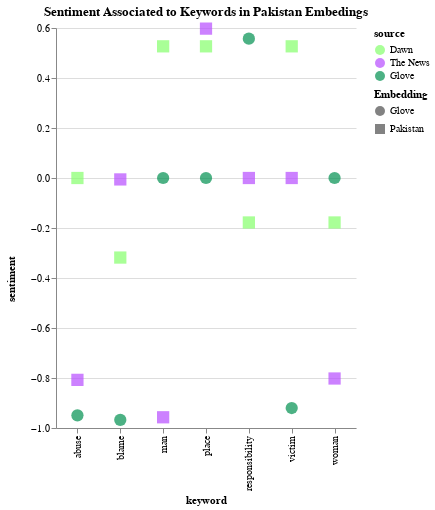

Write notebook code for a chart like this one.
### Code cell
palette = ["#85FF6C", "#B74CFF", "#009050"]

main_fig = alt.Chart(results_df[results_df.Embedding.isin(["Pakistan", "Glove"])]
                     ,title=alt.TitleParams("Sentiment Associated to Keywords in Pakistan Embedings"),
          height=400, width=300).mark_point(filled=True, size=150).encode(
    x=alt.X('keyword:N'),
    y=alt.Y('sentiment:Q'),
    shape=alt.Shape(
        'Embedding:N'),
    color=alt.Color(
        'source:N', 
        scale = alt.Scale(domain=["Dawn", "The News", "Glove"],
                                                   range=palette)))


main_fig.properties().configure_facet(
    spacing=1
).configure_view(
    stroke=None
).configure_axisY(
    titleAngle=-90, titleY = 250, titleX = -40
)

### Figure 1 — Vega-Lite specification as saved in the notebook (floating-point values rounded to 4 significant figures)
{"config": {"view": {"continuousWidth": 400, "continuousHeight": 300, "stroke": null}, "axisY": {"titleAngle": -90, "titleX": -40, "titleY": 250}, "facet": {"spacing": 1}}, "data": {"name": "data-3a2b5beb858b2e330450436e59e0207d"}, "mark": {"type": "point", "filled": true, "size": 150}, "encoding": {"color": {"type": "nominal", "field": "source", "scale": {"domain": ["Dawn", "The News", "Glove"], "range": ["#85FF6C", "#B74CFF", "#009050"]}}, "shape": {"type": "nominal", "field": "Embedding"}, "x": {"type": "nominal", "field": "keyword"}, "y": {"type": "quantitative", "field": "sentiment"}}, "height": 400, "title": {"text": "Sentiment Associated to Keywords in Pakistan Embedings"}, "width": 300, "$schema": "https://vega.github.io/schema/vega-lite/v4.8.1.json", "datasets": {"data-3a2b5beb858b2e330450436e59e0207d": [{"keyword": "man", "closest": "['minor', 'murder', 'kidnap', 'girl', 'mother', 'teenage', 'robber', 'kill', 'september', 'assault']", "sentiment": -0.9571, "source": "The News", "Embedding": "Pakistan"}, {"keyword": "woman", "closest": "['child', 'domestic', 'subject', 'sexual', 'harassment', 'rise', 'assault', 'cent', 'month', 'prevent']", "sentiment": -0.802, "source": "The News", "Embedding": "Pakistan"}, {"keyword": "abuse", "closest": "['sexual', 'child', 'woman', 'domestic', 'year', 'assault', 'subject', 'harassment', 'cent', 'report']", "sentiment": -0.8074, "source": "The News", "Embedding": "Pakistan"}, {"keyword": "place", "closest": "['hour', 'suggest', 'week', 'carry', 'follow', 'learn', 'away', 'get', 'despite', 'rapist']", "sentiment": 0.5975, "source": "The News", "Embedding": "Pakistan"}, {"keyword": "victim", "closest": "['file', 'involve', 'accord', 'night', 'claim', 'tuesday', 'culprit', 'month', 'confess', 'allege']", "sentiment": 0.0, "source": "The News", "Embedding": "Pakistan"}, {"keyword": "blame", "closest": "['follow', 'authority', 'anti', 'bring', 'culture', 'share', 'despite', 'come', 'want', 'job']", "sentiment": -0.0057, "source": "The News", "Embedding": "Pakistan"}, {"keyword": "responsibility", "closest": "['give', 'offer', 'home', 'president', 'director', 'senator', 'matt', 'new', 'use', 'meet']", "sentiment": 0.0, "source": "The News", "Embedding": "Pakistan"}, {"keyword": "man", "closest": "['woman', 'justice', 'say', 'work', 'police', 'take', 'case', 'law', 'state', 'family']", "sentiment": 0.5267, "source": "Dawn", "Embedding": "Pakistan"}, {"keyword": "woman", "closest": "['say', 'violence', 'ali', 'police', 'justice', 'law', 'state', 'take', 'country', 'court']", "sentiment": -0.1779, "source": "Dawn", "Embedding": "Pakistan"}, {"keyword": "abuse", "closest": "['child', 'sexual', 'say', 'state', 'case', 'country', 'police', 'woman', 'work', 'court']", "sentiment": 0.0, "source": "Dawn", "Embedding": "Pakistan"}, {"keyword": "place", "closest": "['justice', 'law', 'say', 'government', 'take', 'country', 'officer', 'case', 'right', 'police']", "sentiment": 0.5267, "source": "Dawn", "Embedding": "Pakistan"}, {"keyword": "victim", "closest": "['police', 'say', 'law', 'state', 'report', 'woman', 'people', 'justice', 'pakistan', 'country']", "sentiment": 0.5267, "source": "Dawn", "Embedding": "Pakistan"}, {"keyword": "blame", "closest": "['adviser', 'anti', 'hour', 'behaviour', 'keep', 'drug', 'bring', 'soon', 'public', 'culture']", "sentiment": -0.3182, "source": "Dawn", "Embedding": "Pakistan"}, {"keyword": "responsibility", "closest": "['complainant', 'court', 'woman', 'minister', 'allege', 'law', 'high', 'take', 'girl', 'ali']", "sentiment": -0.1779, "source": "Dawn", "Embedding": "Pakistan"}, {"keyword": "man", "closest": "['woman', 'boy', 'one', 'person', 'another', 'old', 'life', 'father', 'turned', 'who']", "sentiment": 0.0, "source": "Glove", "Embedding": "Glove"}, {"keyword": "woman", "closest": "['girl', 'man', 'mother', 'boy', 'she', 'child', 'wife', 'her', 'herself', 'daughter']", "sentiment": 0.0, "source": "Glove", "Embedding": "Glove"}, {"keyword": "abuse", "closest": "['sexual', 'sex', 'abuses', 'allegations', 'rape', 'harassment', 'misconduct', 'torture', 'corruption', 'child']", "sentiment": -0.9493, "source": "Glove", "Embedding": "Glove"}, {"keyword": "place", "closest": "['time', 'only', 'one', 'take', 'next', 'this', 'the', 'places', 'where', 'spot']", "sentiment": 0.0, "source": "Glove", "Embedding": "Glove"}, {"keyword": "victim", "closest": "['victims', 'woman', 'child', 'man', 'murder', 'death', 'witness', 'suspect', 'person', 'case']", "sentiment": -0.9201, "source": "Glove", "Embedding": "Glove"}, {"keyword": "blame", "closest": "['blaming', 'blamed', 'ignore', 'ignoring', 'wrong', 'responsibility', 'fear', 'say', 'avoid', 'worry']", "sentiment": -0.9678, "source": "Glove", "Embedding": "Glove"}, {"keyword": "responsibility", "closest": "['responsible', 'responsibilities', 'leadership', 'blame', 'actions', 'committed', 'involvement', 'our', 'involved', 'commitment']", "sentiment": 0.5574, "source": "Glove", "Embedding": "Glove"}]}}
